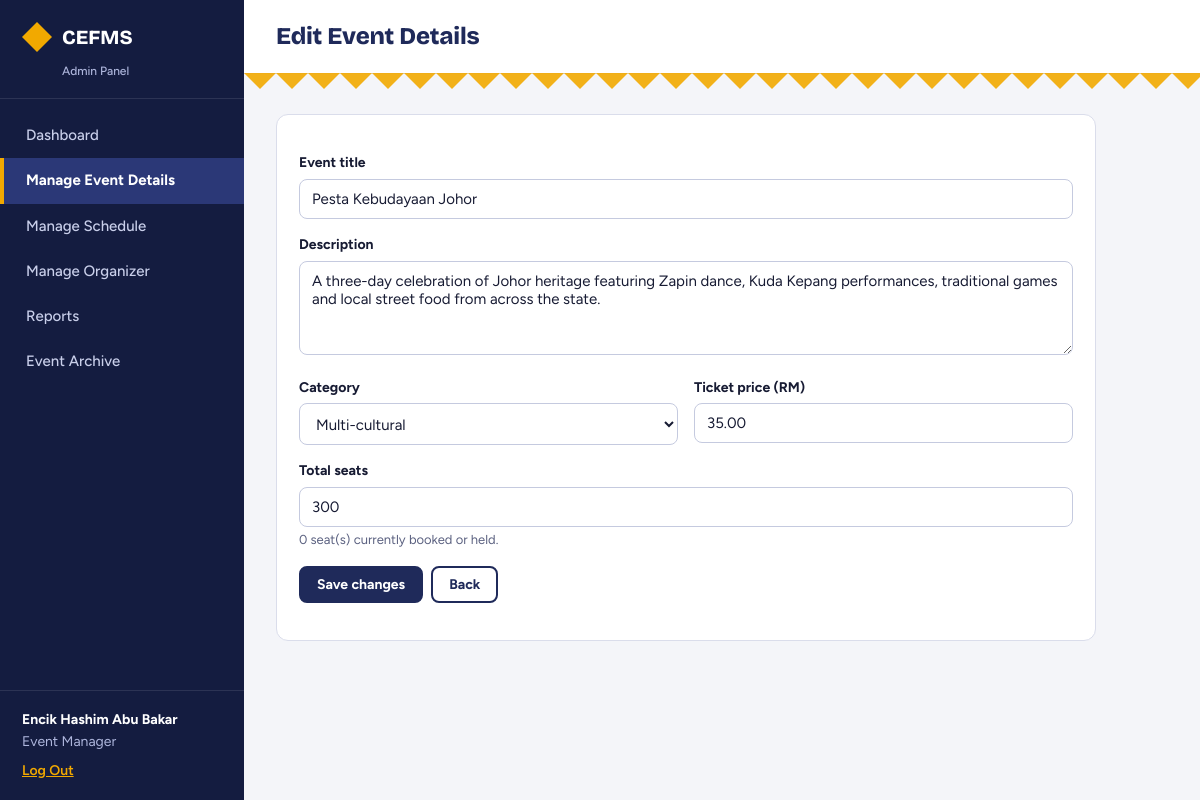
Page /admin/event_edit.php?id=1 (signed in) on the committed database.
### tables this page shows
CREATE TABLE `event` (
  `eventId` int(11) NOT NULL AUTO_INCREMENT,
  `organizerId` int(11) NOT NULL,
  `title` varchar(150) NOT NULL,
  `description` text NOT NULL,
  `category` enum('Music','Dance','Craft','Food','Religious','Multi-cultural') NOT NULL,
  `ticketPrice` decimal(8,2) NOT NULL,
  `totalSeats` int(11) NOT NULL,
  `availableSeats` int(11) NOT NULL,
  `status` enum('Pending','Published','Cancelled','Completed') NOT NULL DEFAULT 'Pending',
  `archived` tinyint(1) NOT NULL DEFAULT 0,
  `createdDate` datetime NOT NULL DEFAULT current_timestamp(),
  PRIMARY KEY (`eventId`),
  KEY `fk_event_org` (`organizerId`),
  CONSTRAINT `fk_event_org` FOREIGN KEY (`organizerId`) REFERENCES `user` (`userId`),
  CONSTRAINT `chk_seats` CHECK (`availableSeats` >= 0 and `availableSeats` <= `totalSeats`),
  CONSTRAINT `chk_price` CHECK (`ticketPrice` >= 0)
);

### includes/bootstrap.php (called while the page is built, shortened)
<?php
function cfg(string $key): string {
    static $c = null;
    if ($c === null) {
        $c = [
            'host' => getenv('CEFMS_DB_HOST') ?: '127.0.0.1',
            'port' => getenv('CEFMS_DB_PORT') ?: '3306',
            'name' => getenv('CEFMS_DB_NAME') ?: 'cefms',
            'user' => getenv('CEFMS_DB_USER') ?: 'root',
            'pass' => getenv('CEFMS_DB_PASS') !== false ? getenv('CEFMS_DB_PASS') : '',
        ];
    }
    return $c[$key];
}
function db(): PDO {
    static $pdo = null;
    if ($pdo === null) {
        $dsn = sprintf('mysql:host=%s;port=%s;dbname=%s;charset=utf8mb4', cfg('host'), cfg('port'), cfg('name'));
        $pdo = new PDO($dsn, cfg('user'), cfg('pass'), [
            PDO::ATTR_ERRMODE            => PDO::ERRMODE_EXCEPTION,
            PDO::ATTR_DEFAULT_FETCH_MODE => PDO::FETCH_ASSOC,
            PDO::ATTR_EMULATE_PREPARES   => false,
        ]);
    }
    return $pdo;
}
require_once __DIR__ . '/helpers.php';
require_once __DIR__ . '/layout.php';

### includes/helpers.php (called while the page is built, shortened)
<?php
function e($v): string { return htmlspecialchars((string)$v, ENT_QUOTES, 'UTF-8'); }

### public/admin/event_edit.php (the view, shortened to what this page needs)
<?php
require __DIR__ . '/../../includes/bootstrap.php';
$id = (int)($_GET['id'] ?? $_POST['id'] ?? 0);
$stmt = db()->prepare('SELECT * FROM event WHERE eventId = ?');
$stmt->execute([$id]);
$ev = $stmt->fetch();
$seatsTaken = (int)$ev['totalSeats'] - (int)$ev['availableSeats'];
$errors = [];
$values = [
    'title'       => $ev['title'],
    'description' => $ev['description'],
    'category'    => $ev['category'],
    'ticketPrice' => $ev['ticketPrice'],
    'totalSeats'  => (string)$ev['totalSeats'],
];
?>
<div class="card" style="max-width:820px"><?php errors_box($errors); ?>
<form method="post" novalidate><?= csrf_field() ?><input type="hidden" name="id" value="<?= $id ?>">
  <label for="title">Event title</label>
  <input type="text" id="title" name="title" value="<?= e($values['title']) ?>" required>
  <label for="description">Description</label>
  <textarea id="description" name="description" rows="4"><?= e($values['description']) ?></textarea>
  <div class="row2">
    <div><label for="category">Category</label>
      <select id="category" name="category">
        <?php foreach (CATEGORIES as $c) { ?>
          <option <?= ($values['category'] === $c) ? 'selected' : '' ?>><?= e($c) ?></option>
        <?php } ?>
      </select></div>
    <div><label for="ticketPrice">Ticket price (RM)</label>
      <input type="number" id="ticketPrice" name="ticketPrice" step="0.01" min="0" value="<?= e($values['ticketPrice']) ?>"></div>
  </div>
  <label for="totalSeats">Total seats</label>
  <input type="number" id="totalSeats" name="totalSeats" min="1" value="<?= e($values['totalSeats']) ?>">
  <div class="hint"><?= $seatsTaken ?> seat(s) currently booked or held.</div>
  <p class="actions"><button class="btn" type="submit">Save changes</button><a class="btn gray" href="/admin/events.php">Back</a></p>
</form></div>

### public/assets/admin.css (style rules this page uses)
:root { --indigo:#1F2A5A;--indigo-d:#141C40;--indigo-m:#2B3877;--indigo-l:#E8EAF4;--saffron:#F2A900;--saffron-l:#FFF0C7;--pandan:#2A7F6F;--pandan-l:#DFF1EC;--rose:#B3364A;--rose-l:#FBE6E9;--amber:#7A5200;--amber-l:#FFF0C7; --bg:#F4F5F9;--ink:#171B33;--muted:#5B6180;--line:#DADDEB;--head:"Bricolage Grotesque",Georgia,serif;--body:Figtree,"Segoe UI",Arial,sans-serif; }
* { box-sizing:border-box }
body.adm { margin:0;font-family:var(--body);font-size:15.5px;background:var(--bg);color:var(--ink);display:flex;min-height:100vh;line-height:1.55 }
.card { background:#fff;border:1px solid var(--line);border-radius:12px;padding:22px;margin-bottom:22px }
.btn { display:inline-block;border:2px solid var(--indigo);border-radius:8px;padding:8px 16px;font:700 14px var(--body);cursor:pointer;text-decoration:none;background:var(--indigo);color:#fff;transition:background .15s }
.btn.gray { background:#fff;color:var(--indigo) }
label { display:block;font-size:14px;font-weight:700;margin:15px 0 5px }
input[type=text],input[type=email],input[type=password],input[type=number],input[type=tel],input[type=datetime-local],select,textarea { width:100%;padding:10px 12px;border:1.5px solid #C5CADF;border-radius:8px;font:15px var(--body);background:#fff;color:var(--ink) }
.row2 { display:grid;grid-template-columns:1fr 1fr;gap:16px }
.hint { font-size:13px;color:var(--muted);margin-top:3px }
.actions { display:flex;gap:8px;flex-wrap:wrap }

### rows in the picture
event: title "Pesta Kebudayaan Johor", description "A three-day celebration of Johor heritage featuring Zapin dance, Kuda Kepang performances, traditional games and local street food from across the state.", ticketPrice "35.00", totalSeats "300", seatsTaken "0"

### other values in the picture
$item[2] "Dashboard"
$item[2] "Manage Event Details"
$item[2] "Manage Schedule"
$item[2] "Manage Organizer"
$item[2] "Reports"
$item[2] "Event Archive"
$u['fullName'] "Encik Hashim Abu Bakar"
$u['role'] "Event Manager"
$title "Edit Event Details"
form field category "Multi-cultural"
